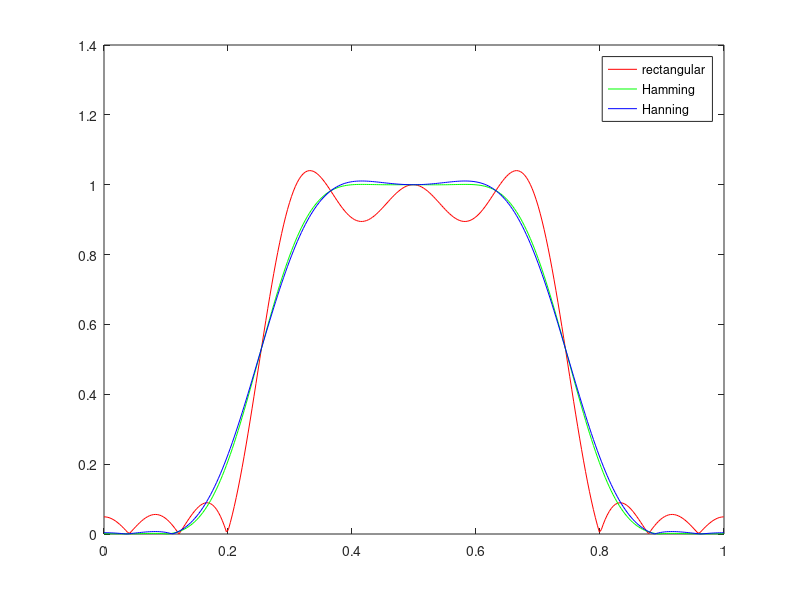
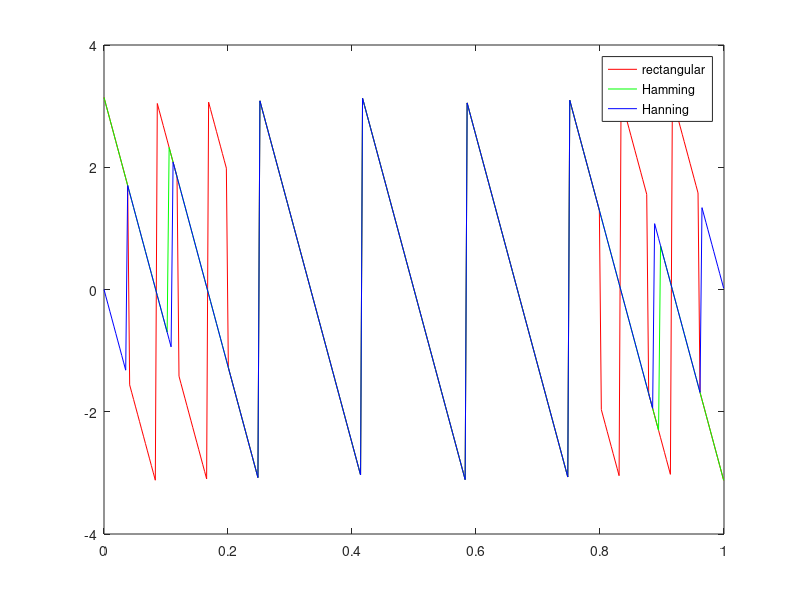

These figures' MATLAB source, in order:
%band pass filter using tectgular,hamming and hanning window
clc
clear all
close all
wc=[0.25*pi,0.75*pi];
N=25;
a=fir1(N-1,wc/pi,rectwin(N));
a1=fir1(N-1,wc/pi,hamming(N));
a2=fir1(N-1,wc/pi,hanning(N));
w=0:0.01:pi;
h=freqz(a,1,w);
h1=freqz(a1,1,w);
h2=freqz(a2,1,w);
plot(w/pi,abs(h),'r')
hold on
plot(w/pi,abs(h1),'g')
hold on
plot(w/pi,abs(h2),'b')
legend('rectangular','Hamming','Hanning')
figure
plot(w/pi,angle(h),'r')
hold on 
plot(w/pi,angle(h1),'g')
hold on
plot(w/pi,angle(h2),'b')
legend('rectangular','Hamming','Hanning')